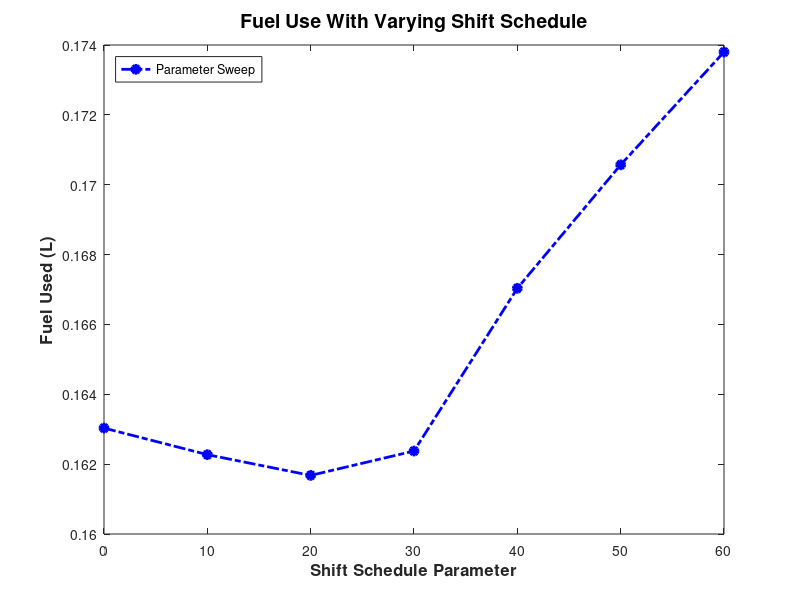

Write the MATLAB code that produced this figure. (Note: this script raises an error after producing the figure.)
% Copyright 2013-2023 MathWorks, Inc.
% PLOT DATA FROM PARAMETER SWEEP
load FuelUsedSweep1D_AbsRea_7
fuelUse_h = figure;
set(gcf,'Position',[8   227   445   419]);
plot(FuelUsedSweep1D_AbsRea_7.rampconst,FuelUsedSweep1D_AbsRea_7.FuelUsedSET,'b-.o','LineWidth',2,'MarkerFaceColor','b');
title('Fuel Use With Varying Shift Schedule','FontWeight','Bold','FontSize',14);
xlabel('Shift Schedule Parameter','FontWeight','Bold','FontSize',12);
ylabel('Fuel Used (L)','FontWeight','Bold','FontSize',12);
legend('Parameter Sweep','Location','NorthWest');

% PLOT INITIAL SHIFT MAP
[Upshift_Speeds, Downshift_Speeds, Pedal_Positions] = Calc_Shift_Map_RO(rampconst0,17);
map_h = figure;
set(gcf,'Position',[468   226   560   420]);
Plot_Gear_Shift_Schedule(Pedal_Positions,Upshift_Speeds,Downshift_Speeds);
set(gca,'XLim',[0 120])
